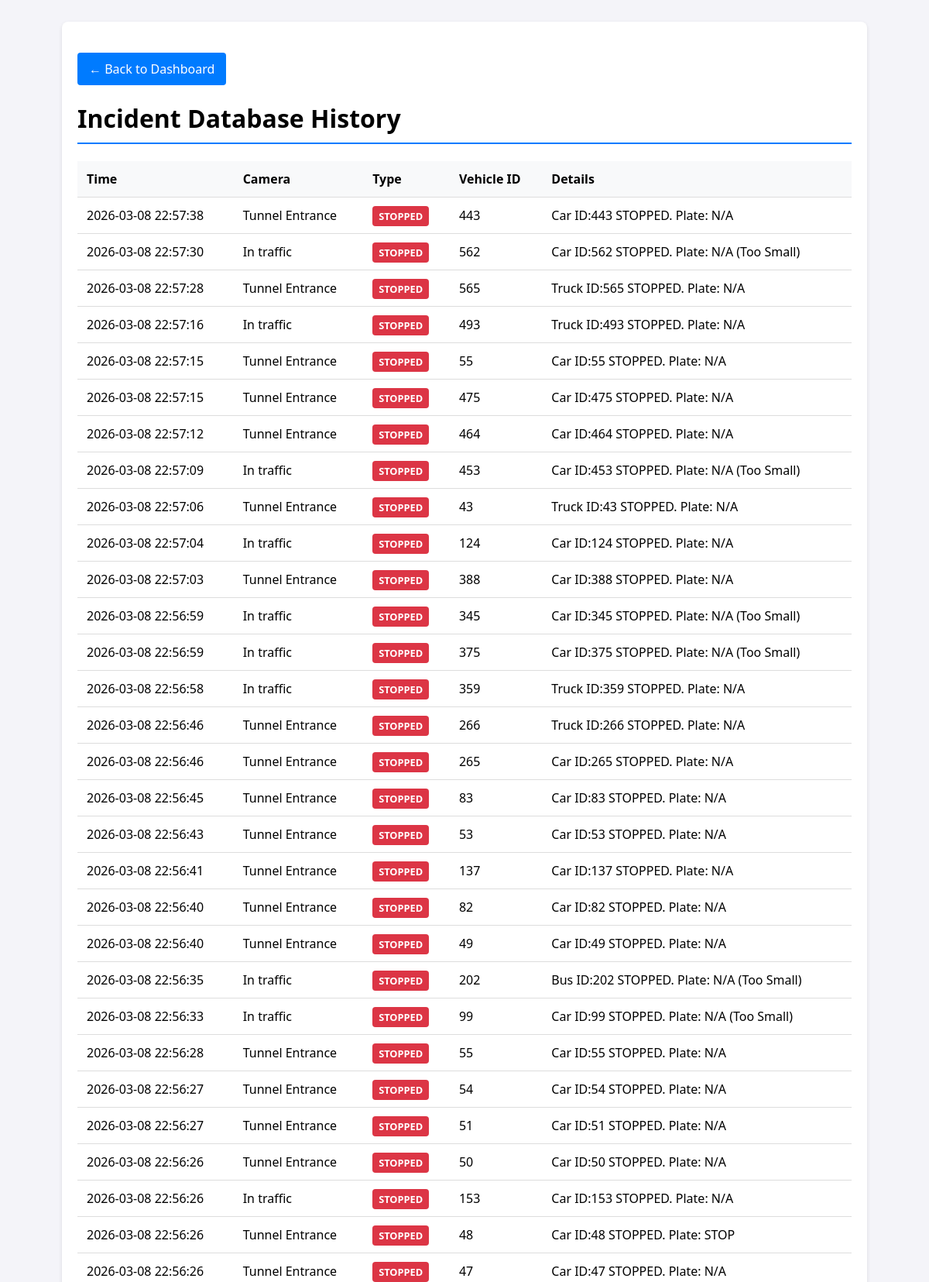
The app's page /history (upper part) with its own data.
### app.py (models this page shows)
class AlertLog(db.Model):
    id = db.Column(db.Integer, primary_key=True)
    timestamp = db.Column(db.DateTime, default=datetime.datetime.now)
    camera_name = db.Column(db.String(50))
    event_type = db.Column(db.String(50))
    vehicle_id = db.Column(db.Integer)
    details = db.Column(db.String(200))

### app.py (the view)
@app.route('/history')
def history():
    page = int(request.args.get('page', 1))
    alerts_paginated = AlertLog.query.order_by(AlertLog.timestamp.desc()).paginate(page=page, per_page=50)
    return render_template('history.html', alerts_pagination=alerts_paginated)

### templates/history.html (shortened to what this page needs)
<!DOCTYPE html>
<html lang="en">
<head>
</head>
<body>
    <div class="container">
        <a href="/" class="btn">&larr; Back to Dashboard</a>
        <h1>Incident Database History</h1>
        <table>
            <thead>
                <tr>
                    <th>Time</th>
                    <th>Camera</th>
                    <th>Type</th>
                    <th>Vehicle ID</th>
                    <th>Details</th>
                </tr>
            </thead>
            <tbody>
                {% for alert in alerts_pagination.items %}
                <tr>
                    <td>{{ alert.timestamp.strftime('%Y-%m-%d %H:%M:%S') }}</td>
                    <td>{{ alert.camera_name }}</td>
                    <td>
                        <span class="badge {{ 'bg-red' if 'STOP' in alert.event_type else 'bg-yellow' }}">
                            {{ alert.event_type }}
                        </span>
                    </td>
                    <td>{{ alert.vehicle_id }}</td>
                    <td>{{ alert.details }}</td>
                </tr>
                {% else %}
                <tr>
                    <td colspan="5" style="text-align:center; color:#777;">No records found in database.</td>
                </tr>
                {% endfor %}
            </tbody>
        </table>
    </div>
</body>
</html>

### templates/history.html (style rules this page uses)
body { font-family: 'Segoe UI', sans-serif; background: #f4f4f9; padding: 20px; }
.container { max-width: 1000px; margin: 0 auto; background: white; padding: 20px; border-radius: 8px; box-shadow: 0 2px 5px rgba(0,0,0,0.1); }
h1 { border-bottom: 2px solid #007bff; padding-bottom: 10px; }
table { width: 100%; border-collapse: collapse; margin-top: 20px; }
th, td { padding: 12px; text-align: left; border-bottom: 1px solid #ddd; }
th { background: #f8f9fa; }
.badge { padding: 4px 8px; border-radius: 4px; color: white; font-weight: bold; font-size: 0.8em; }
.bg-red { background: #dc3545; }
.btn { display: inline-block; margin-top: 20px; text-decoration: none; background: #007bff; color: white; padding: 10px 15px; border-radius: 4px; }

### records on screen
AlertLog: timestamp "2026-03-08 22:57:38", camera_name "Tunnel Entrance", event_type "STOPPED", vehicle_id "443", details "Car ID:443 STOPPED. Plate: N/A"
AlertLog: timestamp "2026-03-08 22:57:30", camera_name "In traffic", event_type "STOPPED", vehicle_id "562", details "Car ID:562 STOPPED. Plate: N/A (Too Small)"
AlertLog: timestamp "2026-03-08 22:57:28", camera_name "Tunnel Entrance", event_type "STOPPED", vehicle_id "565", details "Truck ID:565 STOPPED. Plate: N/A"
AlertLog: timestamp "2026-03-08 22:57:16", camera_name "In traffic", event_type "STOPPED", vehicle_id "493", details "Truck ID:493 STOPPED. Plate: N/A"
AlertLog: timestamp "2026-03-08 22:57:15", camera_name "Tunnel Entrance", event_type "STOPPED", vehicle_id "55", details "Car ID:55 STOPPED. Plate: N/A"
AlertLog: timestamp "2026-03-08 22:57:15", camera_name "Tunnel Entrance", event_type "STOPPED", vehicle_id "475", details "Car ID:475 STOPPED. Plate: N/A"
AlertLog: timestamp "2026-03-08 22:57:12", camera_name "Tunnel Entrance", event_type "STOPPED", vehicle_id "464", details "Car ID:464 STOPPED. Plate: N/A"
AlertLog: timestamp "2026-03-08 22:57:09", camera_name "In traffic", event_type "STOPPED", vehicle_id "453", details "Car ID:453 STOPPED. Plate: N/A (Too Small)"
AlertLog: timestamp "2026-03-08 22:57:06", camera_name "Tunnel Entrance", event_type "STOPPED", vehicle_id "43", details "Truck ID:43 STOPPED. Plate: N/A"
AlertLog: timestamp "2026-03-08 22:57:04", camera_name "In traffic", event_type "STOPPED", vehicle_id "124", details "Car ID:124 STOPPED. Plate: N/A"
AlertLog: timestamp "2026-03-08 22:57:03", camera_name "Tunnel Entrance", event_type "STOPPED", vehicle_id "388", details "Car ID:388 STOPPED. Plate: N/A"
AlertLog: timestamp "2026-03-08 22:56:59", camera_name "In traffic", event_type "STOPPED", vehicle_id "345", details "Car ID:345 STOPPED. Plate: N/A (Too Small)"
AlertLog: timestamp "2026-03-08 22:56:59", camera_name "In traffic", event_type "STOPPED", vehicle_id "375", details "Car ID:375 STOPPED. Plate: N/A (Too Small)"
AlertLog: timestamp "2026-03-08 22:56:58", camera_name "In traffic", event_type "STOPPED", vehicle_id "359", details "Truck ID:359 STOPPED. Plate: N/A"
AlertLog: timestamp "2026-03-08 22:56:46", camera_name "Tunnel Entrance", event_type "STOPPED", vehicle_id "266", details "Truck ID:266 STOPPED. Plate: N/A"
AlertLog: timestamp "2026-03-08 22:56:46", camera_name "Tunnel Entrance", event_type "STOPPED", vehicle_id "265", details "Car ID:265 STOPPED. Plate: N/A"
AlertLog: timestamp "2026-03-08 22:56:45", camera_name "Tunnel Entrance", event_type "STOPPED", vehicle_id "83", details "Car ID:83 STOPPED. Plate: N/A"
AlertLog: timestamp "2026-03-08 22:56:43", camera_name "Tunnel Entrance", event_type "STOPPED", vehicle_id "53", details "Car ID:53 STOPPED. Plate: N/A"
AlertLog: timestamp "2026-03-08 22:56:41", camera_name "Tunnel Entrance", event_type "STOPPED", vehicle_id "137", details "Car ID:137 STOPPED. Plate: N/A"
AlertLog: timestamp "2026-03-08 22:56:40", camera_name "Tunnel Entrance", event_type "STOPPED", vehicle_id "82", details "Car ID:82 STOPPED. Plate: N/A"
AlertLog: timestamp "2026-03-08 22:56:40", camera_name "Tunnel Entrance", event_type "STOPPED", vehicle_id "49", details "Car ID:49 STOPPED. Plate: N/A"
AlertLog: timestamp "2026-03-08 22:56:35", camera_name "In traffic", event_type "STOPPED", vehicle_id "202", details "Bus ID:202 STOPPED. Plate: N/A (Too Small)"
AlertLog: timestamp "2026-03-08 22:56:33", camera_name "In traffic", event_type "STOPPED", vehicle_id "99", details "Car ID:99 STOPPED. Plate: N/A (Too Small)"
AlertLog: timestamp "2026-03-08 22:56:28", camera_name "Tunnel Entrance", event_type "STOPPED", vehicle_id "55", details "Car ID:55 STOPPED. Plate: N/A"
AlertLog: timestamp "2026-03-08 22:56:27", camera_name "Tunnel Entrance", event_type "STOPPED", vehicle_id "54", details "Car ID:54 STOPPED. Plate: N/A"
AlertLog: timestamp "2026-03-08 22:56:27", camera_name "Tunnel Entrance", event_type "STOPPED", vehicle_id "51", details "Car ID:51 STOPPED. Plate: N/A"
AlertLog: timestamp "2026-03-08 22:56:26", camera_name "Tunnel Entrance", event_type "STOPPED", vehicle_id "50", details "Car ID:50 STOPPED. Plate: N/A"
AlertLog: timestamp "2026-03-08 22:56:26", camera_name "In traffic", event_type "STOPPED", vehicle_id "153", details "Car ID:153 STOPPED. Plate: N/A"
AlertLog: timestamp "2026-03-08 22:56:26", camera_name "Tunnel Entrance", event_type "STOPPED", vehicle_id "48", details "Car ID:48 STOPPED. Plate: STOP"
AlertLog: timestamp "2026-03-08 22:56:26", camera_name "Tunnel Entrance", event_type "STOPPED", vehicle_id "47", details "Car ID:47 STOPPED. Plate: N/A"
